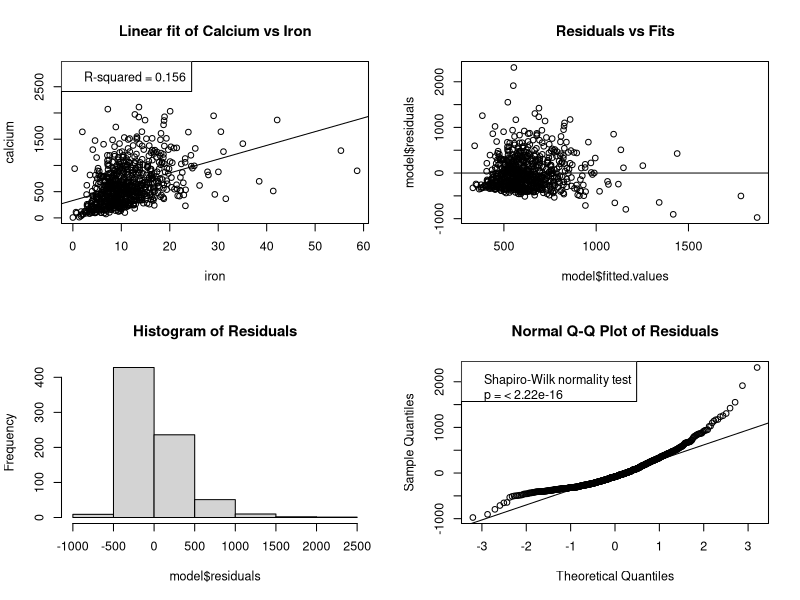
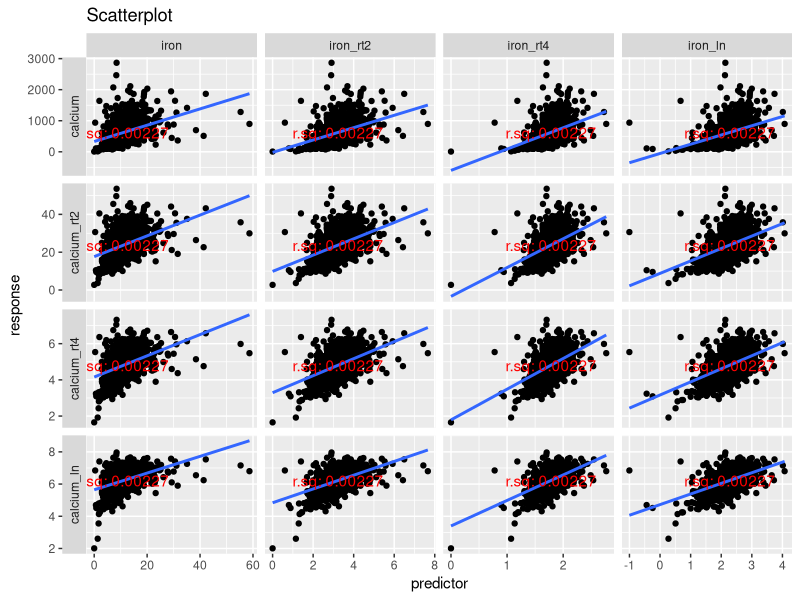
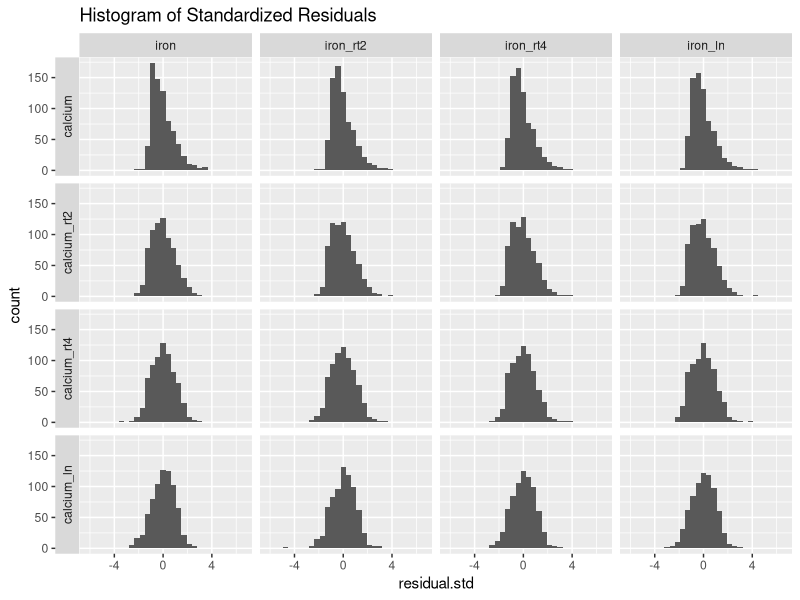
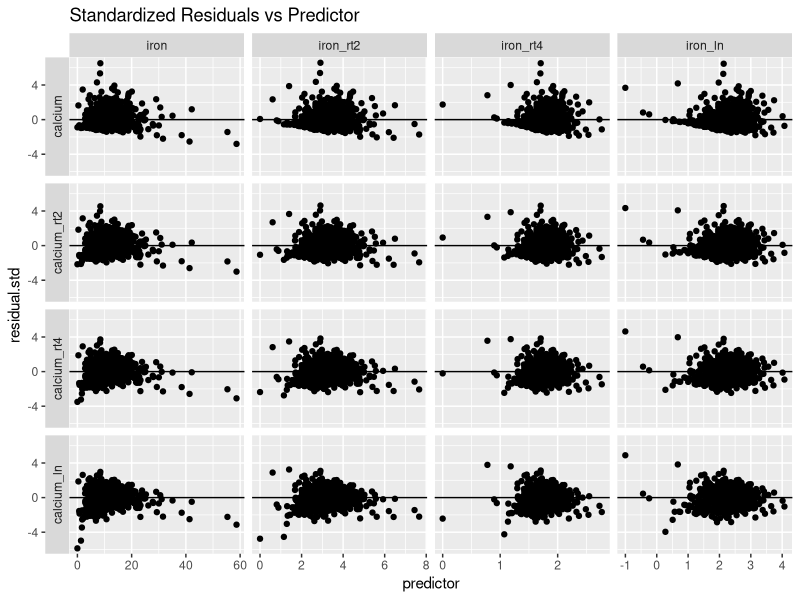
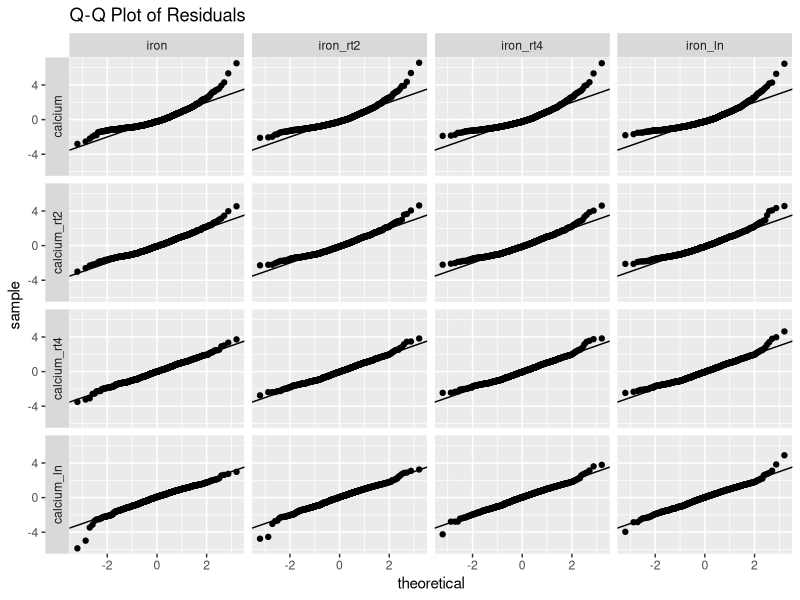

These figures' R source, in order:
## ---- chunk 1
#libraries
library(ggplot2)
library(reshape2)
library(dplyr)
library(tidyr)
## ---- chunk 2
#read input data
n = read.table(
	file = "../data/nutrient.txt",
	col.names = c("id","calcium","iron","protein","a","c"))
#print input data
n
## ---- chunk 3
#setup graphical parameters - plot as 2 x 2 array
g = par(mfrow=c(2,2), cex = 0.75)

#scatterplot of two variables
	plot(calcium ~ iron, data = n,
		main = "Linear fit of Calcium vs Iron")
	#generate model of calcium vs iron
	model = lm(calcium ~ iron, data = n)
	#show linear fit
	abline(model)
	#print R-squared
	legend("topleft", legend = paste0(
		"R-squared = ", 
		round(summary(model)$r.squared,3)))

#scatterplot of residuals vs fits
	plot(model$fitted.values, model$residuals,
		main = "Residuals vs Fits")
	abline(h = 0)

#histogram of residuals
	hist(model$residuals,
		main = "Histogram of Residuals")
		
#q-q plot of residuals
	qqnorm(model$residuals,
		main = "Normal Q-Q Plot of Residuals")
	#reference line added to qq plot
	qqline(model$residuals)
	#test statistic added to qq plot
	test = shapiro.test(model$residuals)
	legend("topleft", legend = paste0(
		test$method,"\n",
		"p = ", format.pval(test$p.value)))

#restore graphical parameters
par(g)
## ---- chunk 4
#square root transform
n$calcium_rt2 = n$calcium^(1/2)
n$iron_rt2 = n$iron^(1/2)
#4th root transform
n$calcium_rt4 = n$calcium^(1/4)
n$iron_rt4 = n$iron^(1/4)
#natural log transform
n$calcium_ln = log(n$calcium)
n$iron_ln = log(n$iron)
#define transform lists
iron_transforms = c("iron","iron_rt2","iron_rt4","iron_ln")
calcium_transforms = c("calcium","calcium_rt2","calcium_rt4","calcium_ln")
#print transformed data
n[,c(calcium_transforms, iron_transforms)]
## ---- chunk 5
#reform data to a tall-skinny dataframe with every combination of predictor and response transform
pred = melt(
	n[,iron_transforms],
	variable.name = "iron_transform",
	value.name = "predictor")
resp = melt(
	n[,calcium_transforms],
	variable.name = "calcium_transform",
	value.name = "response")
pred = bind_rows(replicate(length(calcium_transforms), pred, simplify = FALSE))
resp = bind_rows(replicate(length(iron_transforms), resp, simplify = FALSE))
pred = arrange(pred, iron_transform)
pairs = cbind(pred, resp)

#remove infinite values from log transform
pairs = pairs[is.finite(pairs$predictor),]
pairs = pairs[is.finite(pairs$response),]

#generate residuals and fits
a = pairs %>%
	group_by(iron_transform, calcium_transform) %>%
	do(residuals = rstudent(lm(response ~ predictor, data = .)))
	pairs$residual.std = unlist(a$residuals)
#a = pairs %>%
#	group_by(iron_transform, calcium_transform) %>%
#	do(fitted.values = lm(response ~ predictor, data = .)$fitted.values)
#	pairs$fitted.value = unlist(a$fitted.values)

rsq = pairs %>%
	group_by(iron_transform, calcium_transform) %>%
	summarize(
		r.squared = paste("r.sq:",round(summary(lm(response ~ predictor, data = .))$r.squared,5)),
		x = mean(predictor, data = .),
		y = mean(response, data = .))
## ---- chunk 6
ggplot(pairs, aes(x=predictor, y=response)) + 
	geom_point() +
	geom_smooth(method = "lm", se = FALSE) +
	geom_text(data = rsq, aes(x=x, y=y, label=r.squared), inherit.aes=FALSE, parse=FALSE, color = "red") +
	facet_grid(calcium_transform ~ iron_transform, scales="free", switch="y") +
	ggtitle("Scatterplot")
## ---- chunk 7
ggplot(pairs, aes(x=residual.std)) + 
	geom_histogram() +
	facet_grid(calcium_transform ~ iron_transform, switch="y")+
	ggtitle("Histogram of Standardized Residuals")
## ---- chunk 8
ggplot(pairs, aes(x=predictor, y=residual.std)) + 
	geom_point() +
	geom_hline(yintercept = 0) +
	facet_grid(calcium_transform ~ iron_transform, scales="free_x", switch="y") +
	ggtitle("Standardized Residuals vs Predictor")
## ---- chunk 9
ggplot(pairs, aes(sample=residual.std)) + 
	geom_qq() +
	geom_abline(intercept = 0, slope = 1) +
	facet_grid(calcium_transform ~ iron_transform, switch="y")+
	ggtitle("Q-Q Plot of Residuals")
## ---- chunk 10
rsq = pairs %>%
	group_by(iron_transform, calcium_transform) %>%
	do(
		r.squared = summary(lm(response ~ predictor, data = .)))
